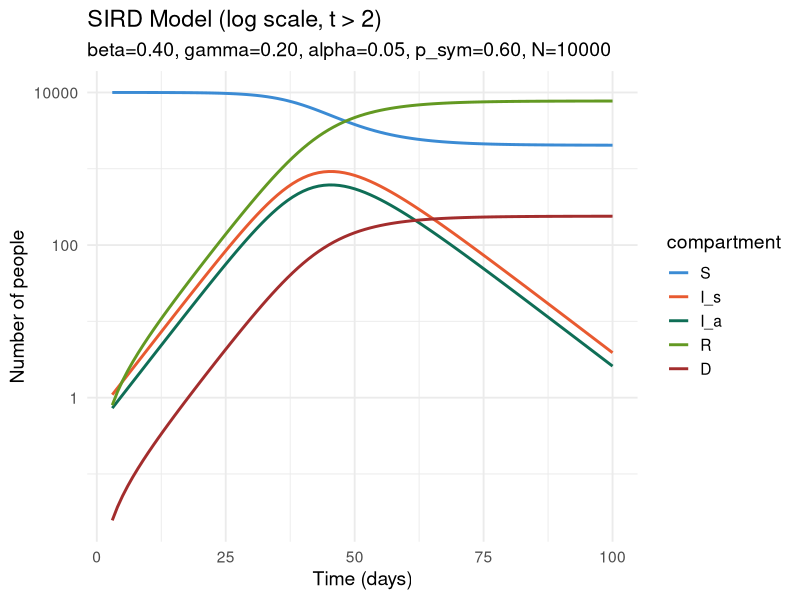
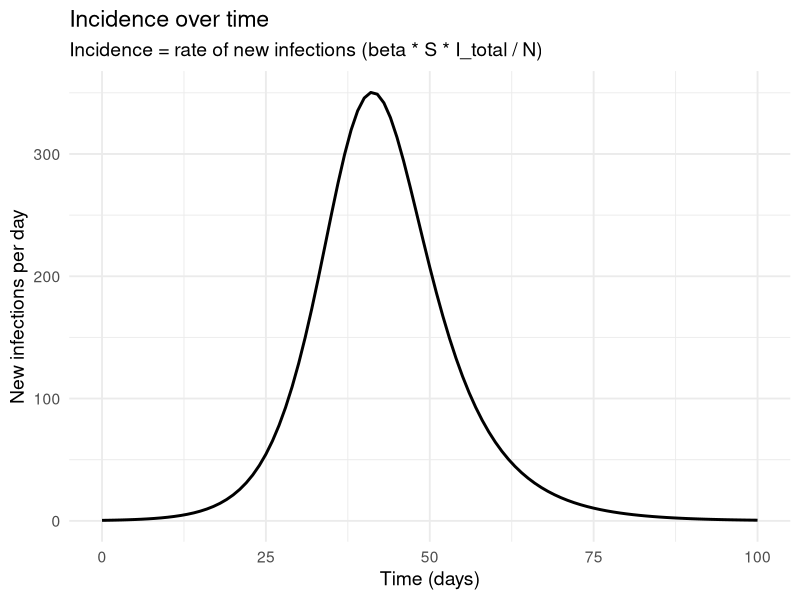
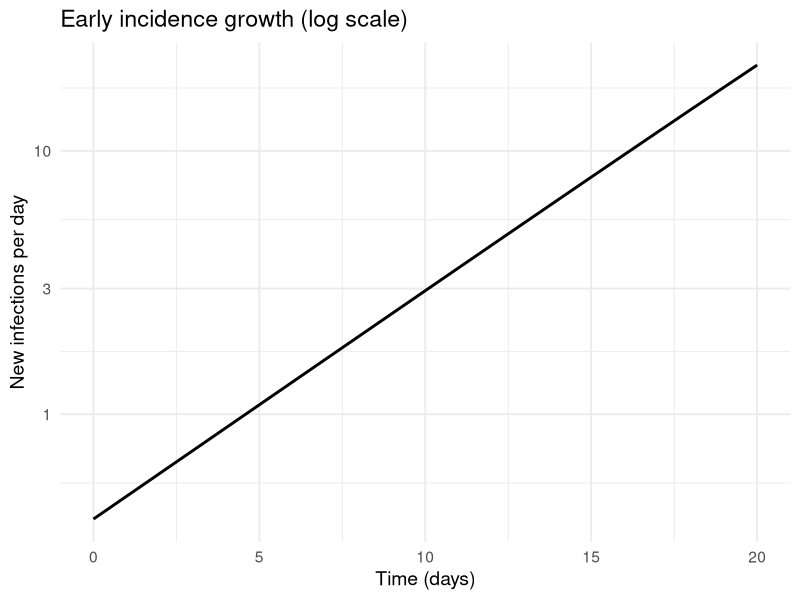
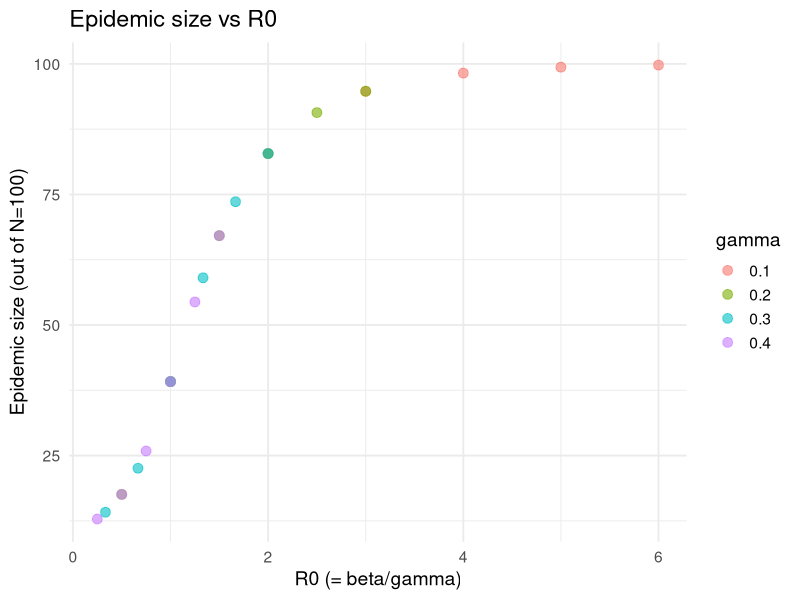
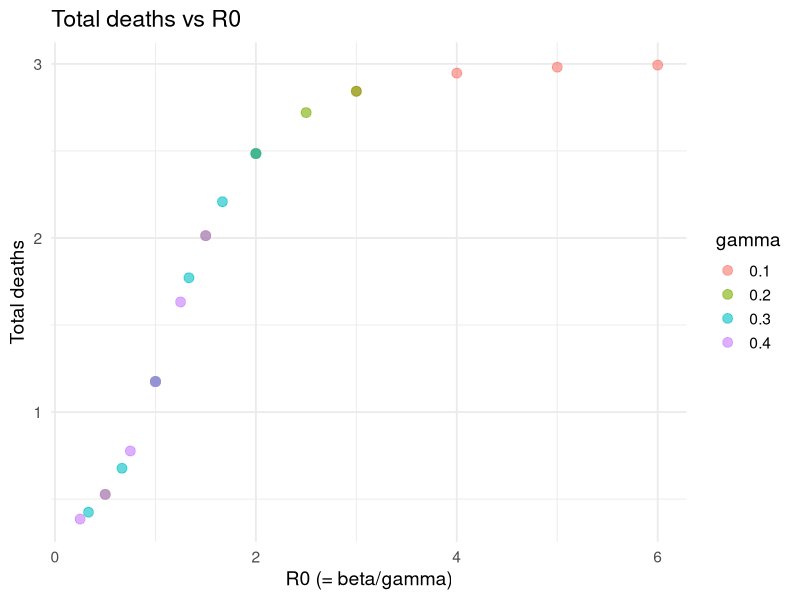
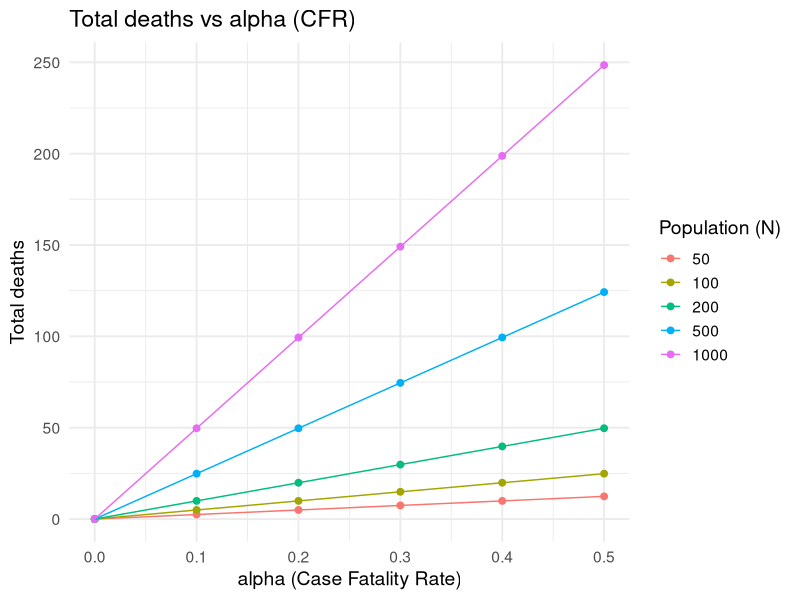
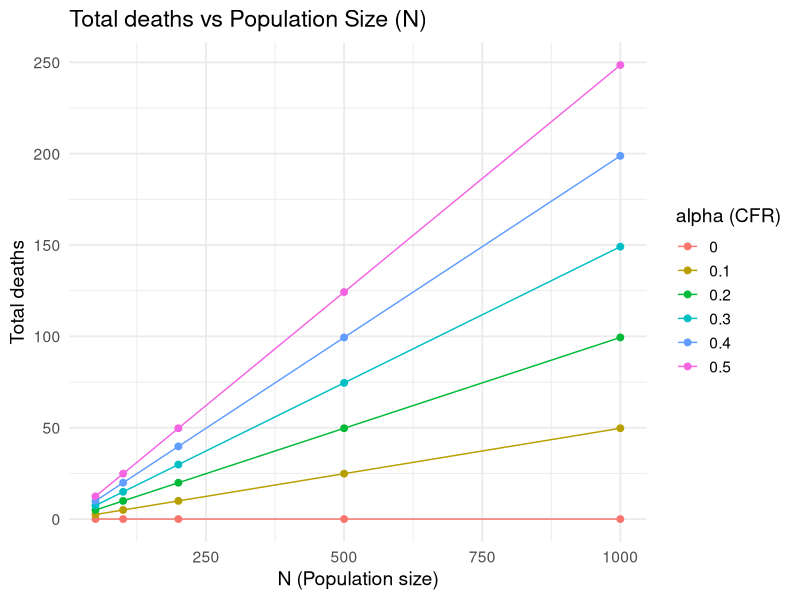

Recreate these plots in R, in order.
library(deSolve)
library(ggplot2)
library(tidyr)
library(dplyr)

PLOT_MODE <- "report"  # "report" or "slides"

BASE_SIZE <- switch(
  PLOT_MODE,
  report = 14,
  slides = 18
)

theme_set(
  theme_minimal(base_size = BASE_SIZE)
)

# ============================================================================
# SIRD MODEL: S → I_s (symptomatic) and I_a (asymptomatic) → R, D
# ============================================================================

sird_model <- function(time, state, parameters) {
  with(as.list(c(state, parameters)), {
    
    I_total <- I_s + I_a
    trans <- beta * S * I_total / N    # incidence: rate of new infections
    
    dS  <- -trans
    dI_s <- p_sym * trans - gamma * I_s
    dI_a <- (1 - p_sym) * trans - gamma * I_a
    dR  <- (1 - alpha) * gamma * I_s + gamma * I_a
    dD  <- alpha * gamma * I_s
    
    list(c(dS, dI_s, dI_a, dR, dD), incidence = trans, prevalence = I_total)
  })
}


# ============================================================================
# PARAMETERS
# ============================================================================

N <- 1e4
p_sym <- 0.6
parameters <- c(beta = 0.4,
                gamma = 0.2,
                alpha = 0.05,
                p_sym = 0.6,
                N = N)

# Initial conditions
I0 <- 1e-4 * N
I_s0 <- p_sym * I0
I_a0 <- (1 - p_sym) * I0

initial_state <- c(S = N-I0, I_s = I_s0, I_a = I_a0, R = 0, D = 0)

# Time points
t_max <- 1e2
times <- seq(0, t_max, by = 1)

# Run ODE solver
output <- ode(y = initial_state,
              times = times,
              func = sird_model,
              parms = parameters,
              method = "lsoda")

output <- (as.data.frame(output))



----------------------------------------------------------------------

head(output)


# ============================================================================
# PLOTTING
# ============================================================================

palette <- c(S = "#3B8BD4", I_s = "#E85A30", I_a = "#0F6E56", 
                                R = "#639922", D = "#A32D2D")

output_long <- pivot_longer(output, 
                            cols = c(S, I_s, I_a, R, D), 
                            names_to = "compartment", 
                            values_to = "count")

output_long <- (output_long
	|> mutate(
		compartment = factor(compartment, levels=(
			c("S", "I_s", "I_a", "R", "D")
		))
	)
)

head(output_long)

sirdPlot_log <- ggplot(output_long %>% filter(time > 2), 
                       aes(x = time, y = count, color = compartment)) +
  geom_line(linewidth = 1) +
  scale_color_manual(values = palette) +
  scale_y_log10() +
  labs(title = "SIRD Model (log scale, t > 2)",
       subtitle = sprintf(
         "beta=%.2f, gamma=%.2f, alpha=%.2f, p_sym=%.2f, N=%d",
         parameters["beta"], parameters["gamma"], parameters["alpha"],
         parameters["p_sym"], parameters["N"]),
       x = "Time (days)", y = "Number of people")


print(sirdPlot_log)

ggplot(output,
       aes(x = time, y = incidence)) +
  geom_line(linewidth = 1) +
  labs(title = "Incidence over time",
       subtitle = "Incidence = rate of new infections (beta * S * I_total / N)",
       x = "Time (days)",
       y = "New infections per day")

# Early-growth view: restricted to the early period where the 
# exponential approximation holds (before susceptible depletion kicks in)
ggplot(output |> filter(time <= 20, incidence > 0),
       aes(x = time, y = incidence)) +
  geom_line(linewidth = 1) +
  scale_y_log10() +
  labs(title = "Early incidence growth (log scale)",
       x = "Time (days)",
       y = "New infections per day")

# ============================================================================
# FINAL OUTCOMES
# ============================================================================

final_row <- tail(output, 1)

epidemic_size <- N - final_row$S
total_deaths <- final_row$D
attack_rate <- (epidemic_size / N) * 100

print(paste("Final Susceptible:", round(final_row$S, 2)))
print(paste("Total Infected:", round(epidemic_size, 2)))
print(paste("Total Recovered:", round(final_row$R, 2)))
print(paste("Total Deaths:", round(total_deaths, 2)))
print(paste("Attack Rate:", round(attack_rate, 1), "%"))


# ============================================================================
# FUNCTION: Get epidemic outcomes
# ============================================================================

get_epidemic_size <- function(beta, gamma, alpha, p_sym, N, I0, t_max, 
                              tol = 1e-2) {
  
  parameters <- c(beta = beta, gamma = gamma, alpha = alpha, p_sym = p_sym, N = N, t_max=t_max)
  
  I_s0 <- p_sym * I0
  I_a0 <- (1 - p_sym) * I0
  initial_state <- c(S = N - I0, I_s = I_s0, I_a = I_a0, R = 0, D = 0)
  
  times <- seq(0, t_max, by = 1)
  
  output <- ode(y = initial_state,
                times = times,
                func = sird_model,
                parms = parameters,
                method = "lsoda")
  
  output <- as.data.frame(output)
  final_row <- tail(output, 1)
  
  # Check whether the epidemic has actually burned out by t_max.
  # If I_s + I_a is still above tolerance, the run stopped too early and 
  # S/D at final_row are NOT the true final values - more transmission and
  # deaths would still occur beyond t_max.
  I_total_final <- final_row$I_s + final_row$I_a
  converged <- I_total_final < tol
  
  if (!converged) {
    warning(sprintf(
      "Epidemic not finished by t_max = %d (I_total = %.4f at final time). 
      epidemic_size and deaths are likely UNDERESTIMATES. Increase t_max.",
      t_max, I_total_final
    ))
  }
  
  epidemic_size <- N - final_row$S
  deaths <- final_row$D
  
  return(c(epidemic_size = epidemic_size, 
           deaths = deaths, 
           converged = converged))
}


# ============================================================================
# GRID SEARCH: Beta vs Gamma
# ============================================================================

beta_values  <- seq(0.1, 0.6, by = 0.1)
gamma_values <- seq(0.1, 0.4, by = 0.1)

param_grid <- expand.grid(beta = beta_values, gamma = gamma_values)
param_grid$epidemic_size <- NA
param_grid$deaths <- NA
t_max <- 1e3

for (i in 1:nrow(param_grid)) {
  result <- get_epidemic_size(
    beta  = param_grid$beta[i],
    gamma = param_grid$gamma[i],
    alpha = 0.05,
    p_sym = 0.6,
    N     = 100,
    I0    = 10,
    t_max = t_max
  )
  
  param_grid$epidemic_size[i] <- result["epidemic_size"]
  param_grid$deaths[i] <- result["deaths"]
}

param_grid$R0 <- param_grid$beta / param_grid$gamma

head(param_grid)

# Plot 1: Epidemic size vs R0
ggplot(param_grid, aes(x = R0, y = epidemic_size)) +
  geom_point(aes(color = factor(gamma)), alpha = 0.6, size = 3) +
  labs(title = "Epidemic size vs R0",
       x = "R0 (= beta/gamma)", 
       y = "Epidemic size (out of N=100)",
       color = "gamma")

# Plot 2: Deaths vs R0
ggplot(param_grid, aes(x = R0, y = deaths)) +
  geom_point(aes(color = factor(gamma)), alpha = 0.6, size = 3) +
  labs(title = "Total deaths vs R0",
       x = "R0 (= beta/gamma)", 
       y = "Total deaths",
       color = "gamma") 


# ============================================================================
# GRID SEARCH: Alpha (CFR) vs Population Size
# ============================================================================

alpha_values <- seq(0, 0.5, by = 0.1)
N_values <- c(50, 100, 200, 500, 1000)

param_grid2 <- expand.grid(alpha = alpha_values, N = N_values)
param_grid2$I0 <- 0.1 * param_grid2$N
param_grid2$epidemic_size <- NA
param_grid2$deaths <- NA

t_max <- 1e2

for (i in 1:nrow(param_grid2)) {
  result <- get_epidemic_size(
    beta  = 0.4,
    gamma = 0.2,
    alpha = param_grid2$alpha[i],
    p_sym = 0.6,
    N     = param_grid2$N[i],
    I0    = param_grid2$I0[i],
    t_max = t_max
  )
  
  param_grid2$epidemic_size[i] <- result["epidemic_size"]
  param_grid2$deaths[i] <- result["deaths"]
}

param_grid2$epidemic_proportion <- param_grid2$epidemic_size / param_grid2$N

head(param_grid2)


# Plot 3a: Total deaths vs CFR
ggplot(param_grid2, aes(x = alpha, y = deaths, color = factor(N))) +
  geom_point(size = 2) +
  geom_line() +
  labs(title = "Total deaths vs alpha (CFR)",
       x = "alpha (Case Fatality Rate)",
       y = "Total deaths",
       color = "Population (N)")

# Plot 3b: Total deaths vs N, colored by alpha
ggplot(param_grid2, aes(x = N, y = deaths, color = factor(alpha))) +
  geom_point(size = 2) +
  geom_line() +
  labs(title = "Total deaths vs Population Size (N)",
       x = "N (Population size)",
       y = "Total deaths",
       color = "alpha (CFR)")
